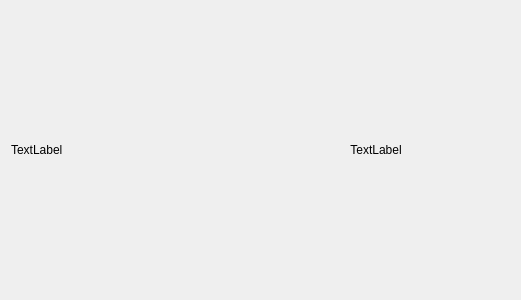
<?xml version="1.0" encoding="UTF-8"?>
<ui version="4.0">
 <class>Dialog</class>
 <widget class="QDialog" name="Dialog">
  <property name="geometry">
   <rect>
    <x>0</x>
    <y>0</y>
    <width>521</width>
    <height>300</height>
   </rect>
  </property>
  <property name="windowTitle">
   <string>Dialog</string>
  </property>
  <layout class="QVBoxLayout" name="verticalLayout_2">
   <item>
    <spacer name="verticalSpacer">
     <property name="orientation">
      <enum>Qt::Vertical</enum>
     </property>
     <property name="sizeType">
      <enum>QSizePolicy::Maximum</enum>
     </property>
     <property name="sizeHint" stdset="0">
      <size>
       <width>20</width>
       <height>60</height>
      </size>
     </property>
    </spacer>
   </item>
   <item>
    <layout class="QHBoxLayout" name="horizontalLayout">
     <item>
      <widget class="QLabel" name="icon_label">
       <property name="sizePolicy">
        <sizepolicy hsizetype="Maximum" vsizetype="Preferred">
         <horstretch>0</horstretch>
         <verstretch>0</verstretch>
        </sizepolicy>
       </property>
       <property name="maximumSize">
        <size>
         <width>225</width>
         <height>16777215</height>
        </size>
       </property>
       <property name="text">
        <string>TextLabel</string>
       </property>
      </widget>
     </item>
     <item>
      <widget class="QLabel" name="status">
       <property name="enabled">
        <bool>true</bool>
       </property>
       <property name="sizePolicy">
        <sizepolicy hsizetype="Maximum" vsizetype="Preferred">
         <horstretch>0</horstretch>
         <verstretch>0</verstretch>
        </sizepolicy>
       </property>
       <property name="maximumSize">
        <size>
         <width>10000</width>
         <height>16777215</height>
        </size>
       </property>
       <property name="layoutDirection">
        <enum>Qt::LeftToRight</enum>
       </property>
       <property name="text">
        <string>TextLabel</string>
       </property>
       <property name="alignment">
        <set>Qt::AlignCenter</set>
       </property>
      </widget>
     </item>
    </layout>
   </item>
   <item>
    <spacer name="verticalSpacer_2">
     <property name="orientation">
      <enum>Qt::Vertical</enum>
     </property>
     <property name="sizeType">
      <enum>QSizePolicy::Maximum</enum>
     </property>
     <property name="sizeHint" stdset="0">
      <size>
       <width>20</width>
       <height>60</height>
      </size>
     </property>
    </spacer>
   </item>
  </layout>
 </widget>
 <resources/>
 <connections/>
</ui>
